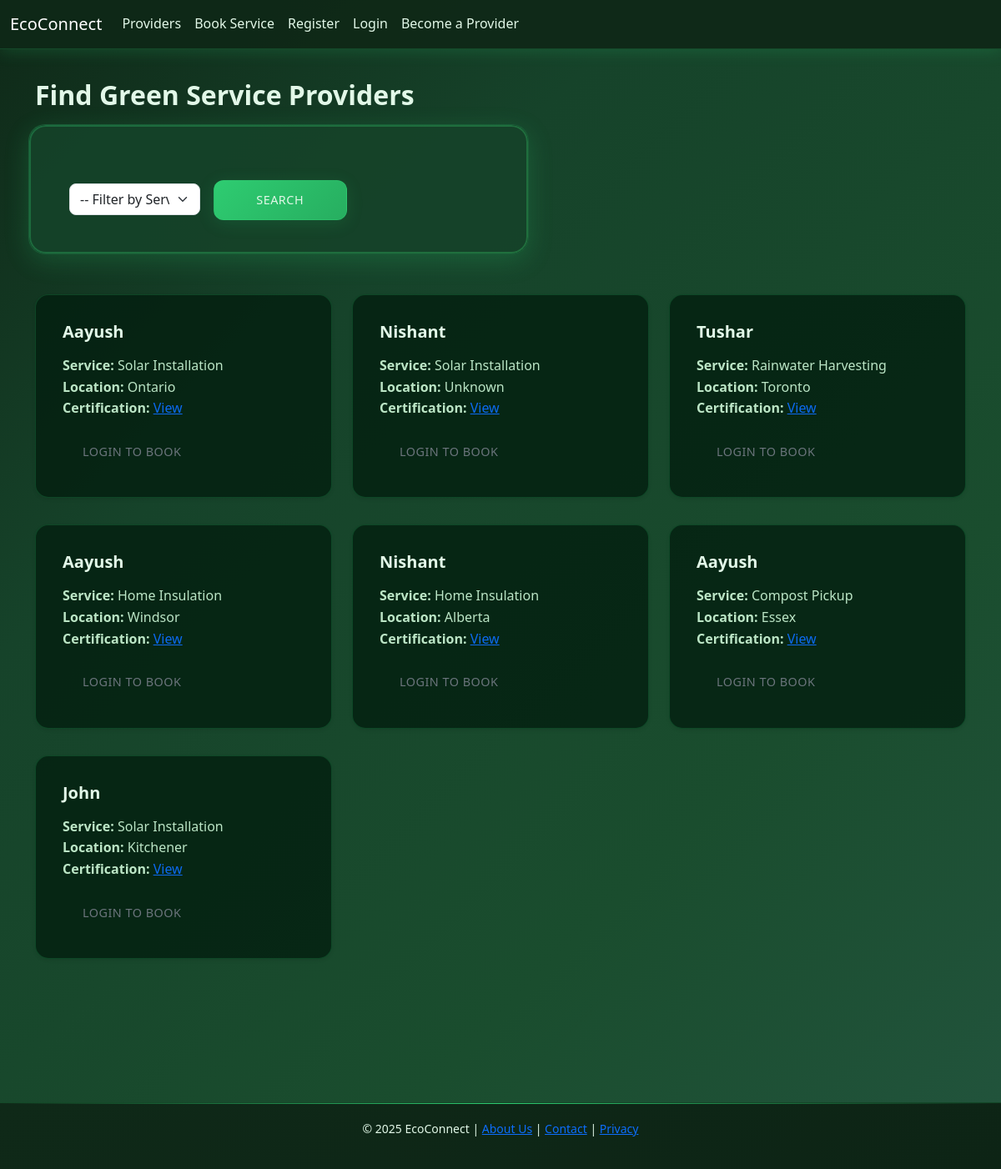
Page /providers/ on the committed database.
### services/models.py (models this page shows, shortened)
class ServiceProvider(models.Model):
    SERVICE_TYPES = [
        ('solar', 'Solar Installation'),
        ('insulation', 'Home Insulation'),
        ('compost', 'Compost Pickup'),
        ('rainwater', 'Rainwater Harvesting'),
    ]
    user = models.ForeignKey(User, on_delete=models.CASCADE)
    name = models.CharField(max_length=100)
    service_type = models.CharField(max_length=50, choices=SERVICE_TYPES)
    location = models.CharField(max_length=100)
    certification = models.FileField(upload_to='certifications/', null=True, blank=True)

### services/views.py (the view)
# urls.py: path('providers/', views.ProviderListView.as_view(), name='providers'),
class ProviderListView(ListView):
    model = ServiceProvider
    template_name = 'services/provider_list.html'
    context_object_name = 'providers'
    def get_queryset(self):
        query = self.request.GET.get('q')
        if query:
            return ServiceProvider.objects.filter(service_type=query)
        return ServiceProvider.objects.all()

### services/templates/services/provider_list.html (shortened to what this page needs)
{% extends 'services/base.html' %}
{% block content %}
<h2 class="mb-4">Find Green Service Providers</h2>
<form method="get" class="row g-3 mb-5">
    <div class="col-md-4">
        <select name="q" class="form-select">
            <option value="">-- Filter by Service Type --</option>
        </select>
    </div>
    <div class="col-auto">
        <button type="submit" class="btn btn-success">Search</button>
    </div>
</form>
<div class="row">
    {% for provider in providers %}
        <div class="col-md-4 mb-4">
            <div class="card shadow-sm h-100">
                <div class="card-body">
                    <h5 class="card-title">{{ provider.name }}</h5>
                    <p class="card-text">
                        <strong>Service:</strong> {{ provider.get_service_type_display }}<br>
                        <strong>Location:</strong> {{ provider.location }}<br>
                        <strong>Certification:</strong>
                        {% if provider.certification %}
                            <a href="{{ provider.certification.url }}" target="_blank">View</a>
                        {% else %}
                            Not uploaded
                        {% endif %}
                    </p>
                    {% if user.is_authenticated %}
                        <a href="{% url 'book_service' %}" class="btn btn-outline-primary btn-sm">Book Now</a>
                    {% else %}
                        <a href="{% url 'login' %}" class="btn btn-outline-secondary btn-sm">Login to Book</a>
                    {% endif %}
                </div>
            </div>
        </div>
    {% empty %}
        <p>No providers found.</p>
    {% endfor %}
</div>
{% endblock %}

### services/static/services/style.css (style rules this page uses)
:root { --primary-green: #2ecc71; --dark-green: #0f2918; --darker-green: #1a4d2e; --medium-green: #16432a; --accent-green: #27ae60; --soft-green: #1e3d26; --forest-green: #0d2415; --sage-green: #22543d; --mint-green: #234e3a; --light-accent: #3dd56d; --text-light: #e2f8e8; --text-medium: #c6f0d0; --text-dark: #1a202c; --shadow-soft: 0 4px 20px rgba(46, 204, 113, 0.15); --shadow-medium: 0 8px 30px rgba(46, 204, 113, 0.2); --shadow-strong: 0 12px 40px rgba(46, 204, 113, 0.25); --transition: all 0.3s cubic-bezier(0.4, 0, 0.2, 1); }
body { background: linear-gradient(135deg, #0f2918 0%, #16432a 30%, #1a4d2e 70%, #22543d 100%); font-family: 'Segoe UI', Tahoma, Geneva, Verdana, sans-serif; color: var(--text-light); padding-top: 70px; line-height: 1.6; background-attachment: fixed; min-height: 100vh; }
form select { position: relative; z-index: 10; }
.card { background: rgba(3, 30, 15, 0.8); border: none; border-radius: 16px; box-shadow: var(--shadow-soft); transition: var(--transition); position: relative; overflow: hidden; border: 1px solid rgba(46, 204, 113, 0.2); }
.card::before { content: ''; position: absolute; top: 0; left: 0; right: 0; height: 4px; background: linear-gradient(90deg, var(--primary-green) 0%, var(--light-accent) 100%); opacity: 0; transition: var(--transition); }
.card-body { padding: 2rem; position: relative; z-index: 1; }
.card-title { color: var(--text-light); font-weight: 600; font-size: 1.25rem; margin-bottom: 1rem; }
.card-text { color: var(--text-medium); opacity: 0.95; }
.btn { border-radius: 12px; padding: 12px 24px; font-weight: 500; transition: var(--transition); position: relative; overflow: hidden; border: none; text-transform: uppercase; letter-spacing: 0.5px; font-size: 0.9rem; }
.btn-primary, .btn-success { background: linear-gradient(135deg, var(--primary-green) 0%, var(--accent-green) 100%); color: var(--text-light); box-shadow: var(--shadow-soft); border: 1px solid rgba(46, 204, 113, 0.3); }
.btn::before { content: ''; position: absolute; top: 0; left: -100%; width: 100%; height: 100%; background: linear-gradient(90deg, transparent, rgba(255, 255, 255, 0.2), transparent); transition: var(--transition); }
form { max-width: 600px; margin: 0 auto; background: rgba(22, 67, 42, 0.9); padding: 40px; border-radius: 20px; box-shadow: var(--shadow-medium); position: relative; border: 1px solid rgba(46, 204, 113, 0.2); pointer-events: auto !important; z-index: 1; }
form::before { content: ''; position: absolute; top: 0; left: 0; right: 0; bottom: 0; border-radius: 20px; padding: 2px; background: linear-gradient(135deg, var(--primary-green), var(--light-accent)); -webkit-mask: linear-gradient(#fff 0 0) content-box, linear-gradient(#fff 0 0); -webkit-mask-composite: exclude; mask: linear-gradient(#fff 0 0) content-box, linear-gradient(#fff 0 0); mask-composite: exclude; opacity: 0.3; pointer-events: none; z-index: 0; }
form input[type="text"], form input[type="email"], form input[type="password"], form input[type="file"], form select, form textarea { width: 100%; padding: 12px 16px; border-radius: 12px; border: 2px solid rgba(46, 204, 113, 0.3); background-color: rgba(35, 78, 58, 0.8); color: var(--text-light); transition: var(--transition); font-size: 0.95rem; }
form .btn { width: 160px; margin-top: 10px; }
h1, h2, h3, h4, h5 { color: var(--text-light); font-weight: 600; background: transparent !important; }
h2 { font-size: 2rem; margin-bottom: 1.5rem; margin-top: 35px; }
p, .lead { background: transparent !important; color: var(--text-light); }
.mb-4 { margin-bottom: 2rem !important; }
.card { animation: fadeInUp 0.6s ease-out; }
.card:nth-child(1) { animation-delay: 0.1s; }
.col-md-4 select.form-select { margin-top: 14px; height: auto; border-radius: 8px; }

### services/templates/services/base.html (style rules this page uses)
body { padding-top: 60px; }

### rows in the picture
ServiceProvider: name "Aayush", service_type "Solar Installation", location "Ontario"
ServiceProvider: name "Nishant", service_type "Solar Installation", location "Unknown"
ServiceProvider: name "Tushar", service_type "Rainwater Harvesting", location "Toronto"
ServiceProvider: name "Aayush", service_type "Home Insulation", location "Windsor"
ServiceProvider: name "Nishant", service_type "Home Insulation", location "Alberta"
ServiceProvider: name "Aayush", service_type "Compost Pickup", location "Essex"
ServiceProvider: name "John", service_type "Solar Installation", location "Kitchener"
